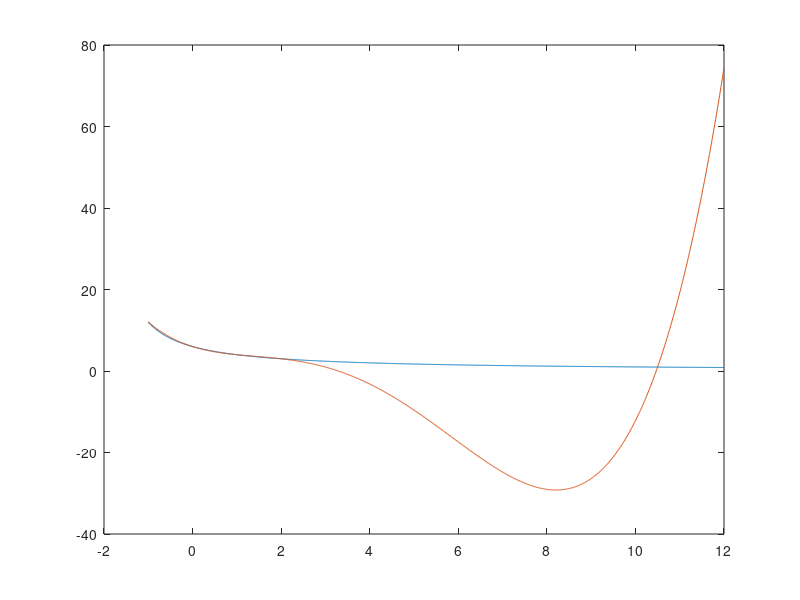

Source code (MATLAB):
%%  Este programa calcula o polinomio interpolador na FORMA DE NEWTON
%%  pn(x) = d0 + d1(x-x0) + d2(x-x0)(x-x1) +...+ dn(x-x0)(x-x1)...(x-x(n-1))
%%  onde dk, k=0,...,n sao as diferencas divididas de ordem k entre os
%%  pontos (xj,f(xj)), j=0,1,...,k: dk=f[x0,x1,...,xk].

function InterpolNewtonModelo()
 %clc
 format long

 %       Diferencas divididas
 %         ordem (j)
 %    | 0  ....   j-1       j ..... n
 % ---+-------------------------------
 % x0 |y0          .        .
 %  . | .          .        .
 % xi |yi  ....   i,j-1 -> i,j
 %    |         i+1,j-1 /
 %    |          .
 %    |         .
 %    |        .
 %    |       .
 %    |      .
 %    |     .
 %xi+j|yi+j
 %  . |
 %  . |
 % xn |yn

 %       Implementacao com uma matriz:
 %            dd_i+1,j-1 - dd_i,j-1
 %  dd_i,j = -----------------------
 %                x_i+j - x_i

 % Tarefa: interpolação da função f(x) nos pontos dados pelo vetor x

 % Exemplo1 - funcao y = 6./t
 %x = [1 2 3];

 % Exemplo2 - funcao y = 12./(t+2)
 %x = [-1 0 1 2];
 x = [-1 0 1 2 10];

 y = f(x);
 n = length(x)-1;      % n eh o grau do polinomio interpolador

 dd = zeros(n+1);      % Comecamos com uma matriz zerada
 dd(:,1) = y;          % Primeira coluna são os valores de y

 % Montar loop de ordem  (1 ate n)
 %  Montar loop de linha (0 ate ???)
 %   Fazer dd(i,j) = (Num) / (den);
 % CUIDADO: somar 1 a cada indice, pois no Matlab nao existe posicao zero !!!
 
 for j = 2:n+1
    for i = 1:n-j+2
        %disp(n);
        %disp(dd);
       dd(i,j) = (dd(i+1,j-1) - dd(i, j-1))/(x(i+j-1) - x(i));
    end
 end

 disp(dd);
 
 % Impressao dos coeficientes
 disp('Coeficientes do polinomio de Newton:');
 for j=0:n             % ordem 0 ate ordem n
  fprintf('dif.div.%d: %1.2f\n', j, dd(1,j+1));
 end
 disp('');             % pula linha

 % Impressao do Polinomio de Newton
 printpol(x,dd);
 
 X = -1:0.01:12;
 Y = f(X);
 Y1 = 12.00-6.00.*(X+1)+2.00.*(X+1).*(X+0)-0.50.*(X+1).*(X+0).*(X-1)+0.04.*(X+1).*(X+0).*(X-1).*(X-2);
 
 plot (X, Y, X, Y1);

end

function y = f(t)
  %y = 6./t;             % x=1:3
  y = 12./(t+2);
end

function printpol(x,dd)
 n = length(x)-1;

 fprintf('\nPolinomio de Newton:\n');
 fprintf('N%1d(x)= ',n);

 % Imprimir polinomio

 for i = 1:n+1
     if dd(i) ~= 0
         if i == 1 && dd(i)>0
            fprintf('%.2f',dd(1,i)); 
         else
            fprintf('%+.2f', dd(1,i));
         end
         for j = 1:i-1
            fprintf('(x%+d)', x(j)*-1); 
         end
     end
 end
 
 fprintf('\n\n');
end























